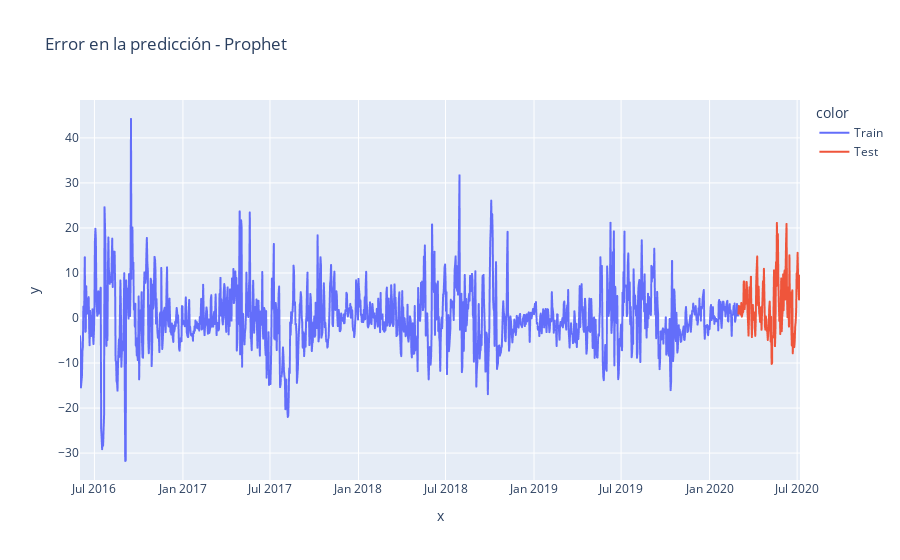

The code cell stored with this chart in its notebook:
### Code cell
#5

# graficamos errores
fig = px.line(x=df.date, y=error, title='Error en la predicción - Prophet', color = df.set)
fig.show()

### Figure 1 — Plotly figure (JSON) as saved in the notebook; plotly's stock layout.template omitted (floating-point values rounded to 4 significant figures; data arrays with more than 128 entries replaced by an {"elided": "..."} marker saying what was removed)
{"data": [{"hovertemplate": "color=Train<br>x=%{x}<br>y=%{y}<extra></extra>", "legendgroup": "Train", "line": {"color": "#636efa", "dash": "solid"}, "marker": {"symbol": "circle"}, "mode": "lines", "name": "Train", "showlegend": true, "type": "scattergl", "x": {"elided": "1369 str values"}, "xaxis": "x", "y": {"elided": "1369 float values"}, "yaxis": "y"}, {"hovertemplate": "color=Test<br>x=%{x}<br>y=%{y}<extra></extra>", "legendgroup": "Test", "line": {"color": "#EF553B", "dash": "solid"}, "marker": {"symbol": "circle"}, "mode": "lines", "name": "Test", "showlegend": true, "type": "scattergl", "x": {"elided": "129 str values"}, "xaxis": "x", "y": {"elided": "129 float values"}, "yaxis": "y"}], "layout": {"legend": {"title": {"text": "color"}, "tracegroupgap": 0}, "title": {"text": "Error en la predicción - Prophet"}, "xaxis": {"anchor": "y", "domain": [0, 1], "title": {"text": "x"}}, "yaxis": {"anchor": "x", "domain": [0, 1], "title": {"text": "y"}}}}
